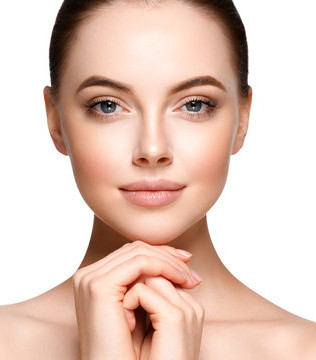
#> input picture face.jpg, 316 x 360 px
$ python anamorph_temp.py
#> lines starting #> are read from the running program, lines starting #| are printed output that depends on the picture
import numpy as np
import matplotlib.pyplot as plt
from scipy.ndimage import map_coordinates


# Load the image
image = plt.imread('face.jpg')
#> image is the input picture: shape (360, 316, 3); mean R, G, B 227.4, 200.6, 188.6

center_y_offset = 100 # 原影像的polar coordinate 中心y


# Get image dimensions
ny, nx = image.shape[:2]
#> ny = 360; nx = 316

# Define center
cx, cy = nx/2, ny + center_y_offset
#> cx = 158; cy = 460

# Create meshgrid of coordinates
x = np.linspace(0, nx-1, nx)
#> x = 316 values from 0 to 315
y = np.linspace(0, ny-1, ny)
#> y = 360 values from 0 to 359
xx, yy = np.meshgrid(x, y)

# Calculate polar coordinates
r = np.sqrt((xx - cx)**2 + (yy - cy)**2)
theta = np.arctan2(yy - cy, xx - cx)

r0 = 300 #新影像的圓柱半徑
r1 = ny*2 #新影像的高度
#> r1 = 720

# Adjust the radius r to create a new transformation
newR = r0 + (ny - yy) / ny * r1  # 適用於每個點

# Define newTheta and r1 for mapping
newTheta = np.tile(np.linspace(-np.pi/2, np.pi/2, nx), (ny, 1))


# Map polar coordinates back to Cartesian for interpolation
xx_polar = newR * np.cos(newTheta)
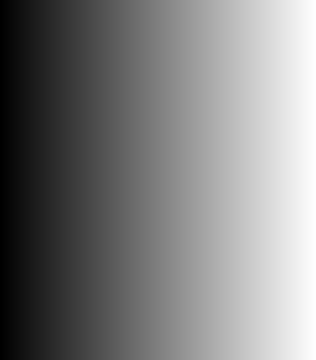
#> newTheta: shape (360, 316) float64; min -1.57, max 1.57, mean -1.33e-16; drawn with min black and max white
yy_polar = newR * np.sin(newTheta)

yy_polar = -np.min(yy_polar) + yy_polar

#plt.scatter(np.arange(nx), xx_polar[100], s=0.01)  # `s=1` to set the marker size


# Determine the size of the new image based on the transformed coordinates
min_x, max_x = np.min(xx_polar), np.max(xx_polar)
#> min_x = 1.85e-14; max_x = 1020
min_y, max_y = np.min(yy_polar), np.max(yy_polar)
#> min_y = 0


# Calculate the size of the new image
new_width = int(np.ceil(max_x - min_x))
new_height = int(np.ceil(max_y - min_y))

# Initialize the new image with the calculated size
newImage = np.full((new_height, new_width, image.shape[2]), 255, dtype=image.dtype)


# Adjust the polar coordinates to the new image's coordinate system
xx_polar_int = np.round(xx_polar - min_x).astype(int)
yy_polar_int = np.round(yy_polar - min_y).astype(int)


# Vectorized operation to populate the new image
valid_indices = (xx_polar_int >= 0) & (xx_polar_int < new_width) & (yy_polar_int >= 0) & (yy_polar_int < new_height)
newImage[yy_polar_int[valid_indices], xx_polar_int[valid_indices]] = image[valid_indices]
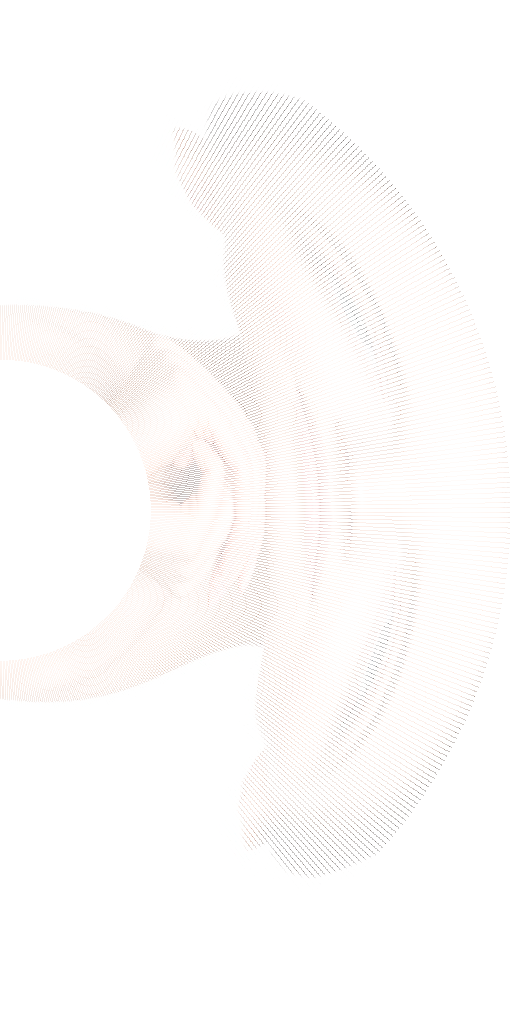
#> newImage: shape (2040, 1020, 3) (shown at 1/2 size); mean R, G, B 253.5, 252, 251.4


'''
# Populate the new image with pixel values from the original image
for i in range(ny):
    for j in range(nx):
        for k in range(image.shape[2]):
            x = xx_polar_int[i][j]
            y = yy_polar_int[i][j]
            if 0 <= x < new_width and 0 <= y < new_height:  # Ensure indices are within bounds
                newImage[y][x][k] = image[i][j][k]  # Note: y and x are flipped for row, column indexing
'''


# Display the transformed image
plt.imshow(newImage)
plt.axis('off')  # Hide the axis
#plt.savefig('output.png', dpi=150, bbox_inches='tight', pad_inches=0, transparent=False)
plt.savefig('output.tif', bbox_inches='tight', pad_inches=0, transparent=False, dpi=300, compression=None)

plt.show()

$ run again, with grid.png saved as face.jpg
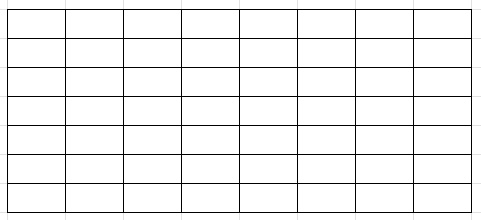
#> input picture grid.png, 481 x 220 px
#> image is the input picture: shape (220, 481, 3); min 0, max 255, mean 241.7
#> `newImage[yy_polar_int[valid_indices], xx_polar_int[valid_indices]] = i..`:
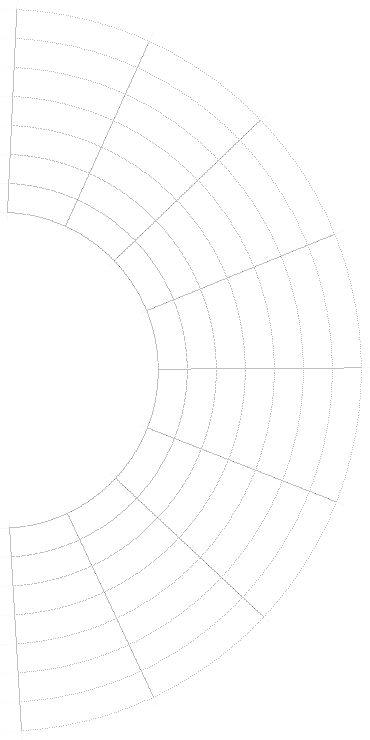
#> newImage: shape (1480, 740, 3) (shown at 1/2 size); min 0, max 255, mean 253.7

$ run again, with gridWithPoint.png saved as face.jpg
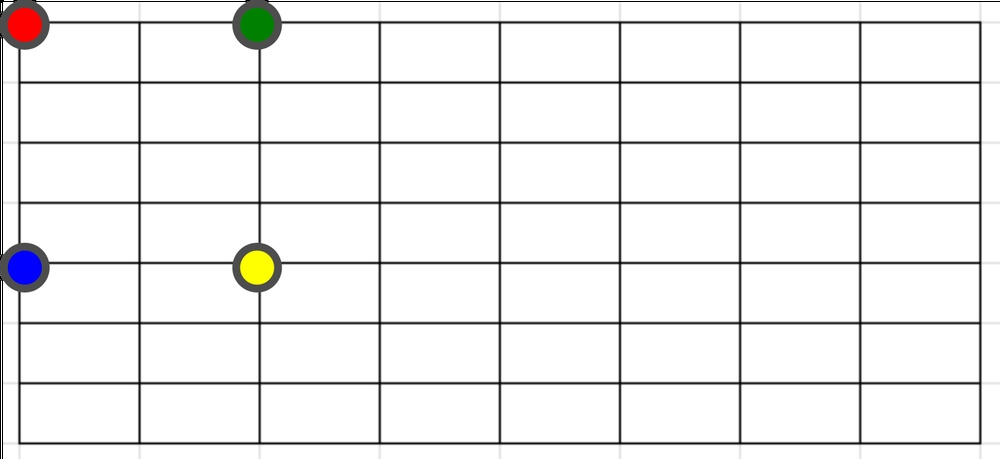
#> input picture gridWithPoint.png, 1000 x 459 px, shrunk from 1509 x 692 before the run
#> image is the input picture: shape (459, 1000, 3); mean R, G, B 238.4, 238.1, 237.9
#> `newImage[yy_polar_int[valid_indices], xx_polar_int[valid_indices]] = i..`:
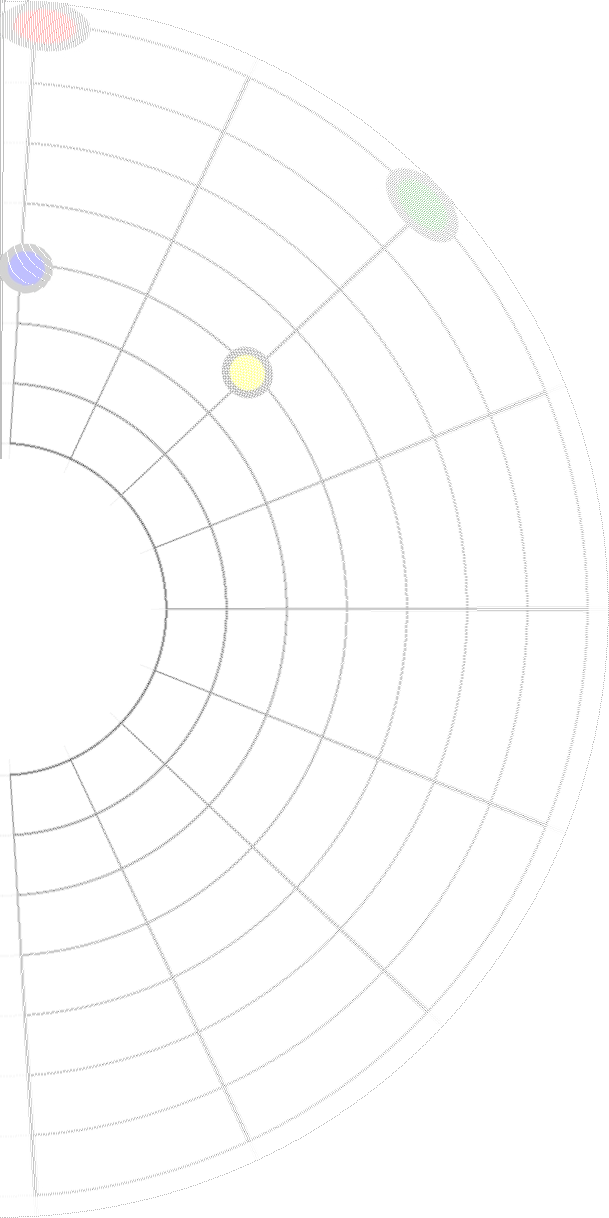
#> newImage: shape (2436, 1218, 3) (shown at 1/2 size); mean R, G, B 252.4, 252.4, 252.4
